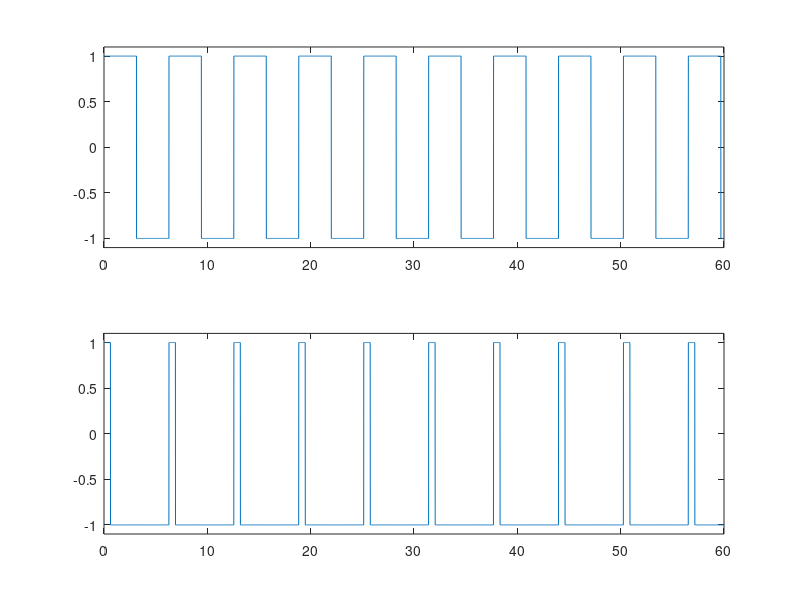

MATLAB code to generate this figure:
t=0:0.01:60
y= square (t)
y1= square (t,10)
subplot(211)
plot(t,y);
axis([-0 60 -1.1 1.1])
subplot(212)
plot(t,y1);
axis([-0 60 -1.1 1.1])
